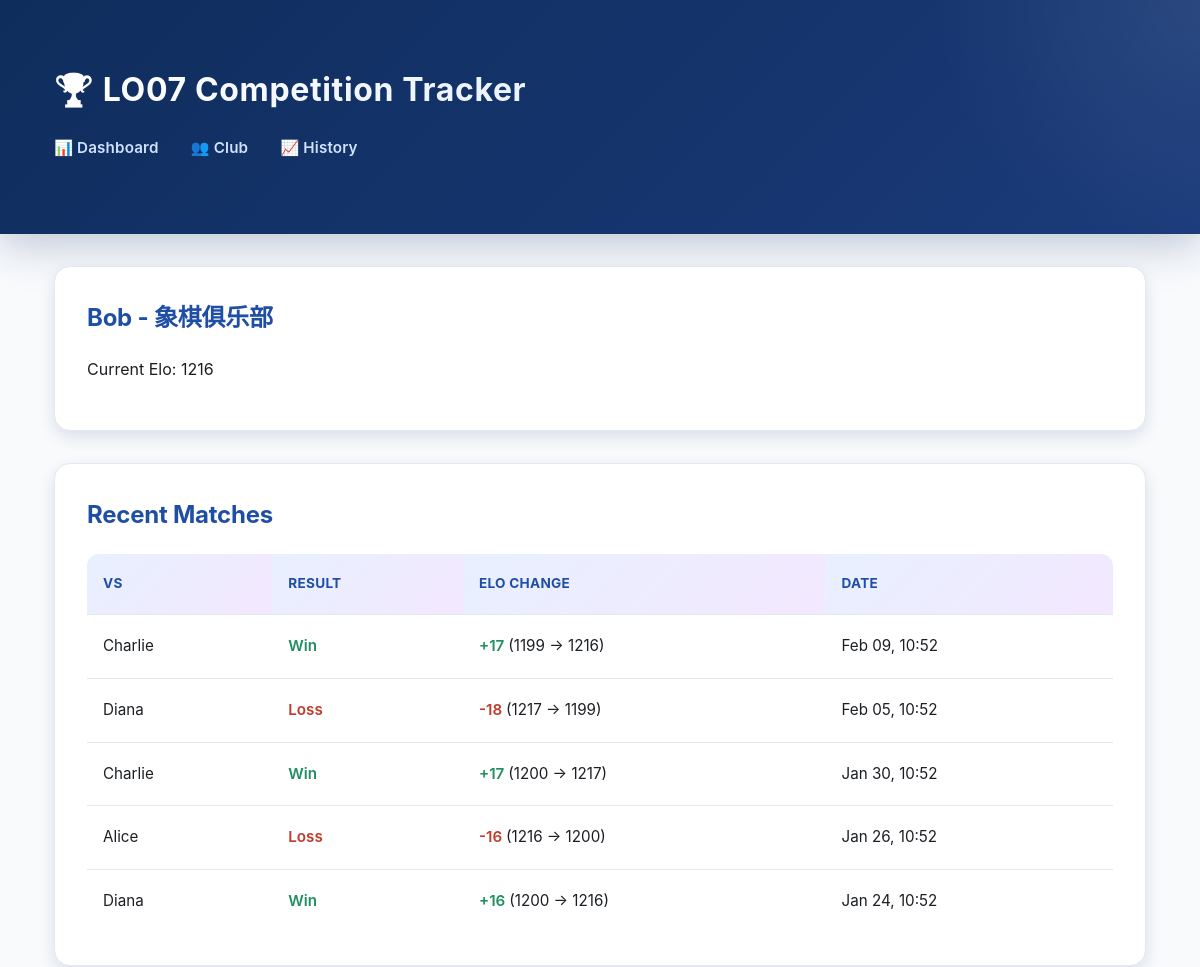
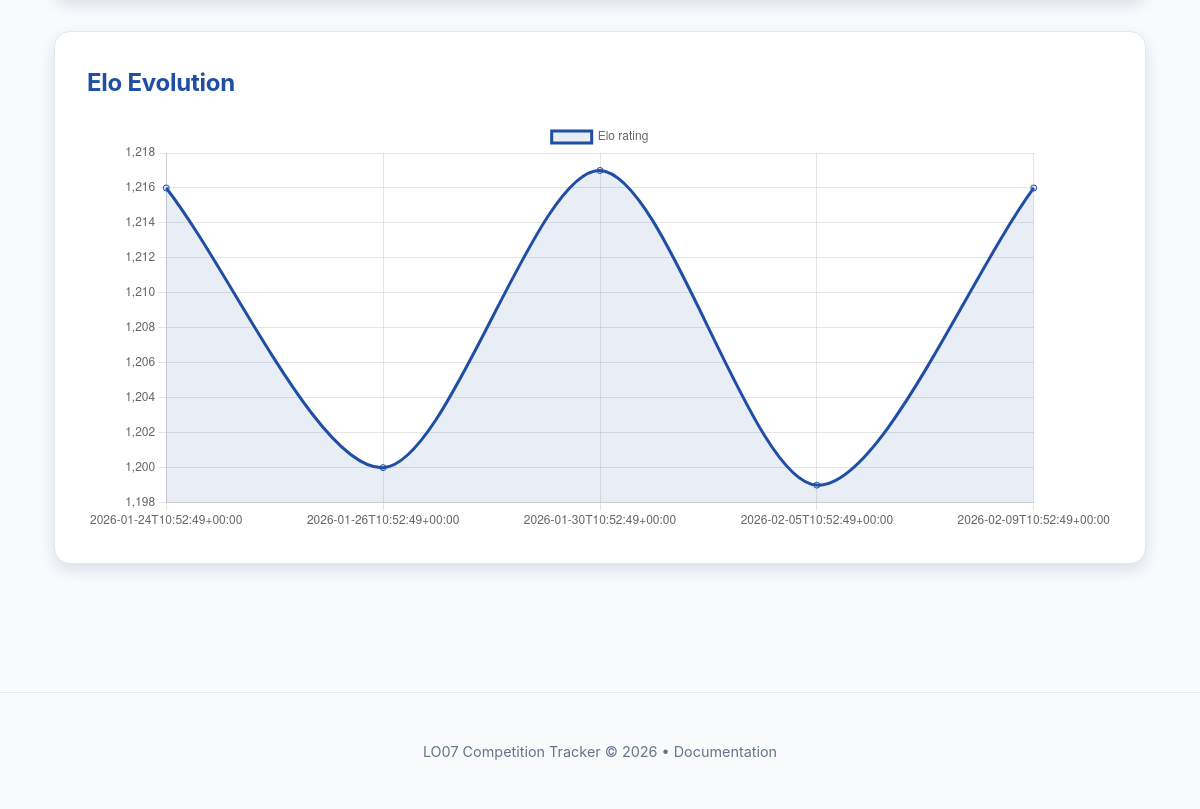
Page /member.php?club_id=1&user_id=3 on the committed database (2 pictures, top to bottom).
### tables this page shows
CREATE TABLE users (
            id INTEGER PRIMARY KEY AUTOINCREMENT,
            username TEXT NOT NULL UNIQUE,
            created_at TEXT NOT NULL
        );

CREATE TABLE clubs (
            id INTEGER PRIMARY KEY AUTOINCREMENT,
            name TEXT NOT NULL,
            sport TEXT NOT NULL,
            created_by INTEGER NOT NULL,
            created_at TEXT NOT NULL,
            FOREIGN KEY (created_by) REFERENCES users(id)
        );

CREATE TABLE club_members (
            id INTEGER PRIMARY KEY AUTOINCREMENT,
            club_id INTEGER NOT NULL,
            user_id INTEGER NOT NULL,
            current_elo INTEGER NOT NULL,
            matches_played INTEGER NOT NULL DEFAULT 0,
            joined_at TEXT NOT NULL,
            UNIQUE (club_id, user_id),
            FOREIGN KEY (club_id) REFERENCES clubs(id) ON DELETE CASCADE,
            FOREIGN KEY (user_id) REFERENCES users(id) ON DELETE CASCADE
        );

### public/member.php (called while the page is built, shortened)
<?php
require __DIR__ . '/../app/bootstrap.php';
$clubId = (int) ($_GET['club_id'] ?? 0);
$userId = (int) ($_GET['user_id'] ?? 0);
$controller = new MemberController($repo);
$data = $controller->getMemberData($clubId, $userId);
$club = $data['club'];
$user = $data['user'];
$membership = $data['membership'];
$history = $data['history'];
$recent_matches = $data['recent_matches'];
require __DIR__ . '/../app/views/member.php';
require __DIR__ . '/../app/views/layout.php';

### app/bootstrap.php (called while the page is built, shortened)
<?php
$config = require __DIR__ . '/config/config.php';
require __DIR__ . '/config/db.php';
require __DIR__ . '/models/Repository.php';
require __DIR__ . '/controllers/DashboardController.php';
require __DIR__ . '/controllers/ClubController.php';
require __DIR__ . '/controllers/MemberController.php';
$db = db_connect($config);
$repo = new Repository($db);

### app/controllers/MemberController.php (called while the page is built)
<?php
class MemberController
{
    private Repository $repo;
    public function __construct(Repository $repo)
    {
        $this->repo = $repo;
    }
    public function getMemberData(int $clubId, int $userId): array
    {
        return [
            'club' => $this->repo->getClub($clubId),
            'user' => $this->repo->getUserById($userId),
            'membership' => $this->repo->getMember($clubId, $userId),
            'history' => $this->repo->listEloHistory($clubId, $userId),
            'recent_matches' => $this->repo->listMemberMatches($clubId, $userId),
        ];
    }
}

### app/models/Repository.php (called while the page is built, shortened)
<?php
class Repository
{
    private PDO $db;
    public function __construct(PDO $db)
    {
        $this->db = $db;
    }
    public function getUserById(int $userId): ?array
    {
        $stmt = $this->db->prepare('SELECT * FROM users WHERE id = :id');
        $stmt->execute(['id' => $userId]);
        $user = $stmt->fetch(PDO::FETCH_ASSOC);
        return $user ?: null;
    }
    public function getClub(int $clubId): ?array
    {
        $stmt = $this->db->prepare(
            'SELECT c.*, u.username AS creator_name
             FROM clubs c
             LEFT JOIN users u ON u.id = c.created_by
             WHERE c.id = :id'
        );
        $stmt->execute(['id' => $clubId]);
        $club = $stmt->fetch(PDO::FETCH_ASSOC);
        return $club ?: null;
    }
    public function getMember(int $clubId, int $userId): ?array
    {
        $stmt = $this->db->prepare(
            'SELECT cm.*, u.username
             FROM club_members cm
             JOIN users u ON u.id = cm.user_id
             WHERE cm.club_id = :club_id AND cm.user_id = :user_id'
        );
        $stmt->execute([
            'club_id' => $clubId,
            'user_id' => $userId,
        ]);
        $row = $stmt->fetch(PDO::FETCH_ASSOC);
        return $row ?: null;
    }
    public function listEloHistory(int $clubId, int $userId): array
    {
        $stmt = $this->db->prepare(
            'SELECT * FROM elo_history
             WHERE club_id = :club_id AND user_id = :user_id
             ORDER BY created_at ASC'
        );
        $stmt->execute([
            'club_id' => $clubId,
            'user_id' => $userId,
        ]);
        return $stmt->fetchAll(PDO::FETCH_ASSOC);
    }
    public function listMemberMatches(int $clubId, int $userId): array
    {
        $stmt = $this->db->prepare(
            'SELECT
                m.id,
                m.played_at,
                CASE
                    WHEN m.player_a_id = :user_id THEN ub.username
                    ELSE ua.username
                END AS opponent_name,
                m.player_a_id,
                m.player_b_id,
                m.winner_id,
                m.is_draw,
                eh1.elo_before,
                eh1.elo_after,
                eh1.delta
             FROM matches m
             JOIN users ua ON ua.id = m.player_a_id
             JOIN users ub ON ub.id = m.player_b_id
             JOIN elo_history eh1 ON eh1.match_id = m.id AND eh1.user_id = :user_id
             WHERE m.club_id = :club_id AND (m.player_a_id = :user_id OR m.player_b_id = :user_id)
             ORDER BY m.played_at DESC'
        );
        $stmt->execute([
            'club_id' => $clubId,
            'user_id' => $userId,
        ]);
        return $stmt->fetchAll(PDO::FETCH_ASSOC);
    }
}

### app/views/member.php (the view, shortened to what this page needs)
<section class="card">
    <h2><?php echo htmlspecialchars($user['username']); ?> - <?php echo htmlspecialchars($club['name']); ?></h2>
    <p>Current Elo: <?php echo (int) $membership['current_elo']; ?></p>
</section>
<section class="card">
    <h2>Recent Matches</h2>
    <?php if (empty($recent_matches)) : ?>
        <p>No matches yet.</p>
    <?php else : ?>
        <div class="table-wrap">
            <table>
                <thead>
                <tr>
                    <th>vs</th>
                    <th>Result</th>
                    <th>Elo Change</th>
                    <th>Date</th>
                </tr>
                </thead>
                <tbody>
                <?php foreach ($recent_matches as $match) : ?>
                    <tr>
                        <td><?php echo htmlspecialchars($match['opponent_name']); ?></td>
                        <td>
                            <?php if ((int) $match['is_draw'] === 1) : ?>
                                Draw
                            <?php elseif ((int) $match['winner_id'] === (int) $_GET['user_id']) : ?>
                                <span style="color: var(--green); font-weight: 600;">Win</span>
                            <?php else : ?>
                                <span style="color: var(--red); font-weight: 600;">Loss</span>
                            <?php endif; ?>
                        </td>
                        <td>
                            <?php $delta = (int) $match['delta']; ?>
                            <span style="<?php echo $delta > 0 ? 'color: var(--green);' : ($delta < 0 ? 'color: var(--red);' : ''); ?> font-weight: 600;">
                                <?php echo ($delta > 0 ? '+' : '') . $delta; ?>
                            </span>
                            (<?php echo (int) $match['elo_before']; ?> → <?php echo (int) $match['elo_after']; ?>)
                        </td>
                        <td><?php $dt = new DateTime($match['played_at']); echo $dt->format('M d, H:i'); ?></td>
                    </tr>
                <?php endforeach; ?>
                </tbody>
            </table>
        </div>
    <?php endif; ?>
</section>
<section class="card">
    <h2>Elo Evolution</h2>
    <?php if (empty($history)) : ?>
        <p>No history yet.</p>
    <?php else : ?>
        <canvas id="eloChart" height="120"></canvas>
    <?php endif; ?>
</section>
<?php if (! empty($history)) : ?>
    <script>
        // x 轴为时间，y 轴为 Elo 分数。
        const labels = <?php echo json_encode(array_map(
            static fn($row) => $row['created_at'],
            $history
        )); ?>;
        const eloData = <?php echo json_encode(array_map(
            static fn($row) => (int) $row['elo_after'],
            $history
        )); ?>;
        // 初始化折线图。
        const ctx = document.getElementById('eloChart');
        new Chart(ctx, {
            type: 'line',
            data: {
                labels: labels,
                datasets: [{
                    label: 'Elo rating',
                    data: eloData,
                    borderColor: '#1f4ea5',
                    backgroundColor: 'rgba(31, 78, 165, 0.1)',
                    tension: 0.3,
                    fill: true
                }]
            },
            options: {
                responsive: true,
                scales: {
                    y: {
                        beginAtZero: false
                    }
                }
            }
        });
    </script>
<?php endif; ?>

### public/assets/styles.css (style rules this page uses)
:root { --blue: #1f4ea5; --blue-light: #e8f0ff; --green: #1f8f5f; --green-light: #e8f5ef; --red: #c13b2a; --red-light: #ffe8e5; --amber: #d97706; --amber-light: #fef3e2; --purple: #7c3aed; --purple-light: #f3e8ff; --sky: #0284c7; --sky-light: #e0f2fe; --bg: #f8fafc; --bg-dark: #1e293b; --card: #ffffff; --text: #1b1e23; --muted: #64748b; --border: #e2e8f0; --shadow-sm: 0 2px 6px rgba(15, 45, 92, 0.08); --shadow-md: 0 6px 16px rgba(15, 45, 92, 0.12); --shadow-lg: 0 12px 32px rgba(15, 45, 92, 0.15); }
* { box-sizing: border-box; }
body { margin: 0; font-family: -apple-system, BlinkMacSystemFont, "Segoe UI", "Helvetica Neue", sans-serif; color: var(--text); background: var(--bg); line-height: 1.6; }
.card { background: var(--card); border-radius: 16px; padding: 2rem; margin-bottom: 2rem; box-shadow: var(--shadow-md); transition: all 0.3s ease; border: 1px solid var(--border); position: relative; overflow: hidden; }
.card::before { content: ''; position: absolute; top: 0; left: 0; right: 0; height: 4px; background: linear-gradient(90deg, var(--blue), var(--purple), var(--sky)); transform: scaleX(0); transform-origin: left; transition: transform 0.3s ease; }
.card h2 { margin: 0 0 1.2rem; font-size: 1.5rem; color: var(--blue); font-weight: 700; letter-spacing: -0.01em; }
.table-wrap { overflow-x: auto; }
table { width: 100%; border-collapse: collapse; background: var(--card); border-radius: 12px; overflow: hidden; }
th, td { text-align: left; padding: 1.2rem 1rem; border-bottom: 1px solid var(--border); font-size: 0.95rem; line-height: 1.6; }
th { background: linear-gradient(135deg, var(--blue-light) 0%, var(--purple-light) 100%); color: var(--blue); font-weight: 700; letter-spacing: 0.02em; text-transform: uppercase; font-size: 0.85rem; }
tbody tr { transition: all 0.2s ease; }
tbody tr:last-child td { border-bottom: none; }

### rows in the picture
users: username "Bob"
clubs: name "象棋俱乐部"
club_members: current_elo "1216"

### other values in the picture
$match['opponent_name'] "Charlie"
$delta "17"
$match['elo_before'] "1199"
$match['elo_after'] "1216"
$dt->format('M d, H:i') "Feb 09, 10:52"
$match['opponent_name'] "Diana"
$delta "-18"
$match['elo_before'] "1217"
$match['elo_after'] "1199"
$dt->format('M d, H:i') "Feb 05, 10:52"
$match['elo_before'] "1200"
$match['elo_after'] "1217"
$dt->format('M d, H:i') "Jan 30, 10:52"
$match['opponent_name'] "Alice"
$delta "-16"
